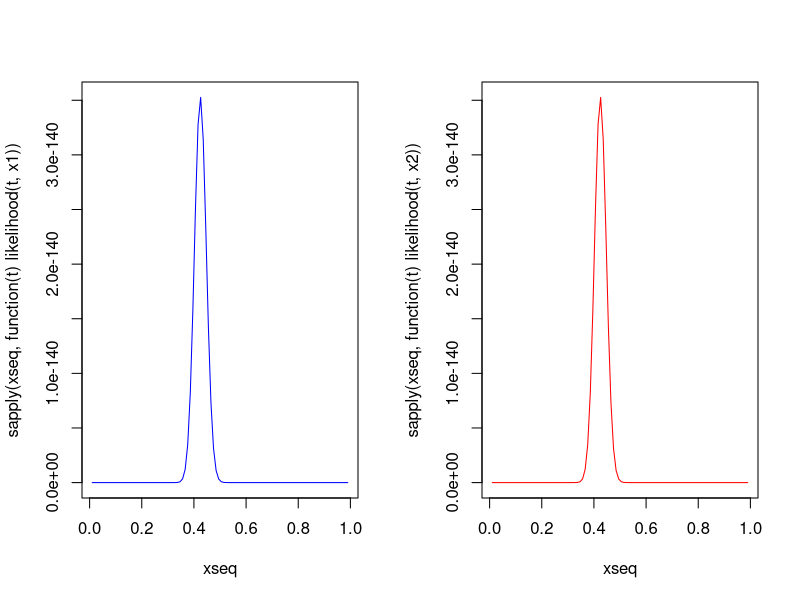

Recreate this plot in R.
## ---- chunk 1
T <- function(X){
  sum(X)
}

likelihood <- function(t,X){
  prod(dgeom(X,t))
}

x1 <- rgeom(200,0.4)
x2 = sample(x1,length(x1),replace=FALSE)

xseq <- seq(0+0.01,1-0.01,length=100)
par(mfrow=c(1,2))
plot(xseq,sapply(xseq,function(t) likelihood(t,x1)),type="l",col="blue")
plot(xseq,sapply(xseq,function(t) likelihood(t,x2)),type="l",col="red")
